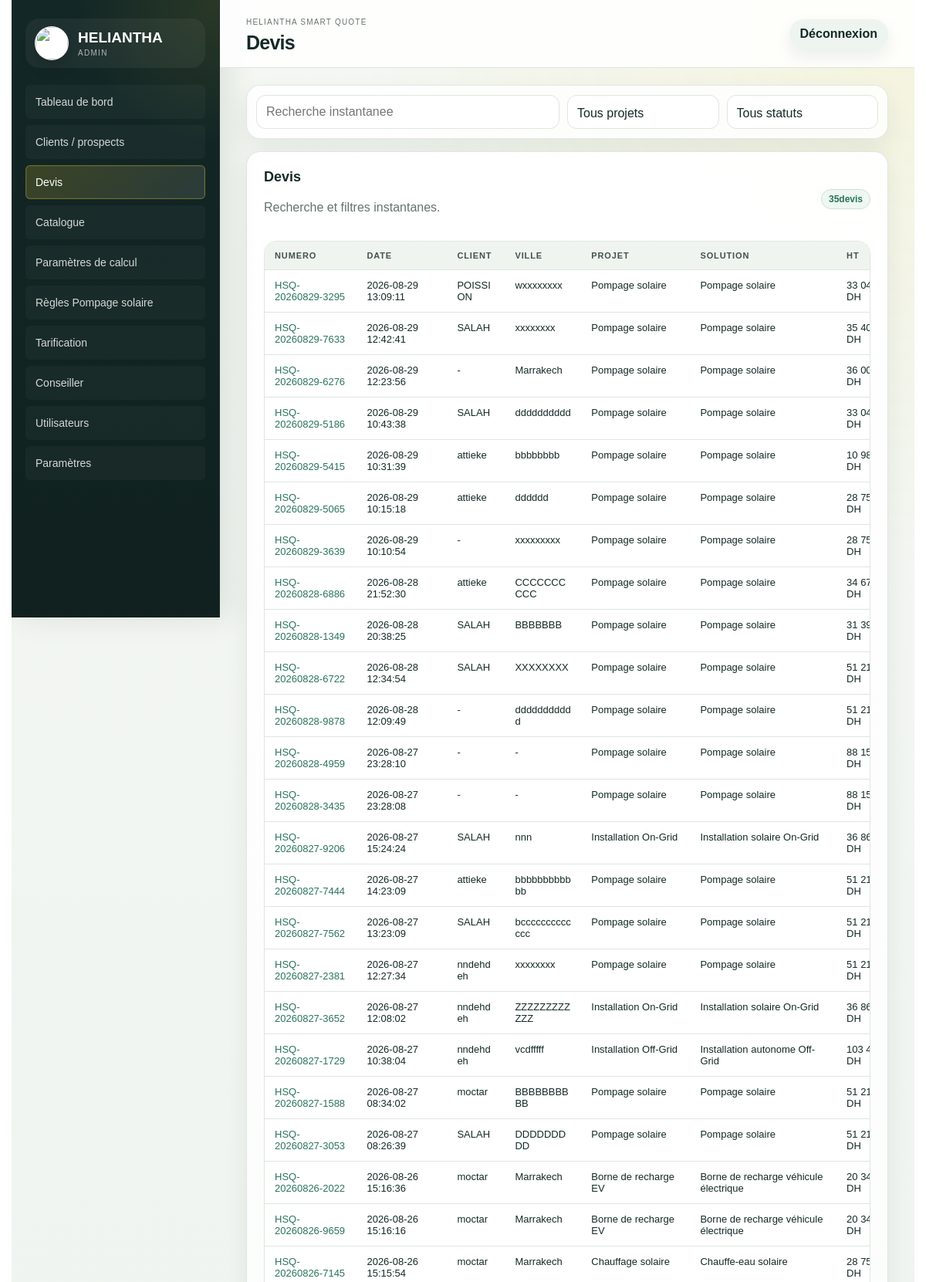
/admin/devis (signed in, upper part), run on the app's committed database.
### tables this page shows
CREATE TABLE quote_requests (
    id INTEGER PRIMARY KEY AUTOINCREMENT,
    quote_number TEXT NOT NULL UNIQUE,
    project TEXT NOT NULL,
    customer_name TEXT,
    phone TEXT,
    email TEXT,
    location TEXT,
    request_json TEXT NOT NULL,
    result_json TEXT NOT NULL,
    status TEXT NOT NULL DEFAULT 'Nouveau',
    created_at TEXT NOT NULL DEFAULT CURRENT_TIMESTAMP
, company TEXT, city TEXT, solution_name TEXT, amount_ht REAL, amount_ttc REAL, confidence INTEGER, reliability_json TEXT, calculation_detail_json TEXT, financial_breakdown_json TEXT, selected_equipment_json TEXT, calculator_versions_json TEXT, technical_parameters_json TEXT, quote_snapshot_json TEXT, technical_reference_json TEXT, updated_at TEXT, bom_json TEXT, technical_configuration_json TEXT, compatibility_json TEXT, product_selections_json TEXT, selected_offer_level TEXT);

### app/routes.py (the view)
@bp.get("/admin/devis")
def admin_quotes():
    quotes = list_quotes()
    return render_template(
        "admin/quotes.html",
        quotes=quotes,
        project_labels=PROJECT_LABELS,
        public_projects=PUBLIC_PROJECTS,
        statuses=QUOTE_STATUSES,
        filters=request.args,
    )

### app/db.py (called while the page is built)
def get_db():
    if "db" not in g:
        g.db = sqlite3.connect(current_app.config["DATABASE"])
        g.db.row_factory = sqlite3.Row
    return g.db

def ensure_schema(db=None):
    db = db or get_db()
    db.executescript(SCHEMA)
    _migrate_quote_requests(db)
    _migrate_products(db)
    _migrate_calculation_parameters(db)
    _migrate_pumping_solar_rules(db)
    _migrate_public_tracking(db)
    _migrate_users(db)
    _migrate_advisor(db)
    _seed_defaults(db)
    db.commit()

def _migrate_quote_requests(db):
    existing = {row["name"] for row in db.execute("PRAGMA table_info(quote_requests)").fetchall()}
    for column, column_type in QUOTE_COLUMNS.items():
        if column not in existing:
            db.execute(f"ALTER TABLE quote_requests ADD COLUMN {column} {column_type}")

def _migrate_products(db):
    existing = {row["name"] for row in db.execute("PRAGMA table_info(products)").fetchall()}
    for column, column_type in PRODUCT_COLUMNS.items():
        if column not in existing:
            db.execute(f"ALTER TABLE products ADD COLUMN {column} {column_type}")
    db.execute(
        """CREATE INDEX IF NOT EXISTS idx_products_catalog_lookup
        ON products(active, category, brand, stock, priority)"""
    )

def _migrate_calculation_parameters(db):
    existing = {row["name"] for row in db.execute("PRAGMA table_info(calculation_parameters)").fetchall()}
    for column, column_type in CALCULATION_PARAMETER_COLUMNS.items():
        if column not in existing:
            db.execute(f"ALTER TABLE calculation_parameters ADD COLUMN {column} {column_type}")

def _migrate_pumping_solar_rules(db):
    existing = {row["name"] for row in db.execute("PRAGMA table_info(pumping_solar_rules)").fetchall()}
    for column, column_type in PUMPING_SOLAR_RULE_COLUMNS.items():
        if column not in existing:
            db.execute(f"ALTER TABLE pumping_solar_rules ADD COLUMN {column} {column_type}")
    db.execute(
        """CREATE INDEX IF NOT EXISTS idx_pumping_solar_rules_lookup
        ON pumping_solar_rules(active, rule_type, pump_cv, panel_power_w, drive_power_kw, phase, sort_order)"""
    )

def _migrate_public_tracking(db):
    db.execute(
        """CREATE INDEX IF NOT EXISTS idx_visit_requests_quote
        ON visit_requests(quote_id, created_at DESC)"""
    )
    db.execute(
        """CREATE INDEX IF NOT EXISTS idx_quote_client_events_quote
        ON quote_client_events(quote_id, created_at DESC)"""
    )

### templates/admin/quotes.html (shortened to what this page needs)
{% extends "admin/base.html" %}
{% block page_title %}Devis{% endblock %}
{% block content %}
<form class="filters quote-filters quote-filter-panel" method="get" data-live-quote-filters>
  <input name="q" value="{{ filters.get('q', '') }}" placeholder="Recherche instantanee">
  <select name="project" aria-label="Projet">
    <option value="">Tous projets</option>
  </select>
  <select name="status" aria-label="Statut">
    <option value="">Tous statuts</option>
  </select>
</form>
<section class="panel quotes-panel">
  <div class="panel-head">
    <div>
      <h2>Devis</h2>
      <p class="muted">Recherche et filtres instantanes.</p>
    </div>
    <span class="status"><span data-live-quote-count>{{ quotes|length }}</span> devis</span>
  </div>
  <div class="table-wrap quotes-table-wrap">
    <table>
      <thead>
        <tr>
          <th>Numero</th>
          <th>Date</th>
          <th>Client</th>
          <th>Ville</th>
          <th>Projet</th>
          <th>Solution</th>
          <th>HT</th>
        </tr>
      </thead>
      <tbody>
        {% for q in quotes %}
        <tr
          data-quote-row
          data-project="{{ q.project or '' }}"
          data-status="{{ q.status or '' }}"
          data-search="{{ [q.quote_number, q.customer_name, q.phone, q.email, q.location, q.city, project_labels.get(q.project, q.project), q.solution_name, q.status]|select|join(' ')|lower }}"
        >
          <td><a href="{{ url_for('main.admin_quote_detail', quote_id=q.id) }}">{{ q.quote_number }}</a></td>
          <td>{{ q.created_at }}</td>
          <td>{{ q.customer_name or "-" }}</td>
          <td>{{ q.location or q.city or "-" }}</td>
          <td>{{ project_labels.get(q.project, q.project) }}</td>
          <td>{{ q.solution_name or "-" }}</td>
          <td>{{ "{:,.0f}".format(q.amount_ht or 0).replace(",", " ") }} DH</td>
        </tr>
        {% else %}
        <tr data-quote-empty><td colspan="8">Aucun devis trouve.</td></tr>
        {% endfor %}
      </tbody>
    </table>
  </div>
</section>
{% endblock %}

### static/css/admin.css (style rules this page uses)
:root { --ink:#142a27;--muted:#66736f;--line:#dfe6e1;--paper:#f6f7f1;--white:#fff;--yellow:#f4d229;--green:#164b3d;--green2:#2b745c;--blue:#e3f0f5;--danger:#b42318;--warn:#9a6700;--shadow:0 18px 50px rgba(17,45,38,.12) }
html { scroll-behavior:smooth;overscroll-behavior-y:none;scrollbar-gutter:stable both-edges }
* { box-sizing:border-box }
body { margin:0;color:var(--ink);font-family:Arial,Helvetica,sans-serif;background:var(--paper);overflow-x:clip;min-width:320px }
a { color:var(--green2);text-decoration:none }
input,select,textarea,button { font:inherit;max-width:100%;min-width:0;touch-action:manipulation }
input,select,textarea { -webkit-appearance:none;appearance:none }
input:not([type="checkbox"]):not([type="radio"]),select,textarea { line-height:1.45 }
main,section,article,aside,header,footer,nav,form { min-width:0 }
.admin-app { display:grid;grid-template-columns:270px 1fr;min-height:100vh }
.stat-grid article,.panel { background:white;border:1px solid var(--line);border-radius:8px;box-shadow:0 4px 14px rgba(17,45,38,.04) }
.panel { padding:20px;margin-bottom:18px }
.panel h2 { font-size:18px;margin:0 0 16px }
.panel-head { display:flex;align-items:center;justify-content:space-between;gap:15px }
.table-wrap { overflow:auto;border:1px solid var(--line);border-radius:7px;-webkit-overflow-scrolling:touch;overscroll-behavior:contain }
table { width:100%;border-collapse:collapse;min-width:820px;background:white }
th,td { padding:12px 13px;border-bottom:1px solid var(--line);text-align:left;vertical-align:top;font-size:13px;overflow-wrap:anywhere;word-break:break-word }
th { background:#f0f4ef;color:#42524d;font-size:11px;text-transform:uppercase;letter-spacing:.08em }
.filters { display:grid;grid-template-columns:2fr 1fr 1fr auto auto;gap:10px;margin-bottom:16px }
.filters input,.filters select,.form-grid input,.form-grid textarea,.detail-actions select,.table-input { border:1px solid var(--line);border-radius:6px;background:white;color:var(--ink);padding:11px 12px;max-width:100%;min-width:0 }
.status,.badge { display:inline-flex;align-items:center;border-radius:999px;background:#edf5ef;color:var(--green);padding:5px 9px;font-size:12px;font-weight:700 }
.muted { color:var(--muted);line-height:1.6;overflow-wrap:anywhere }
body { background: radial-gradient(circle at top right, rgba(244,210,41,.10), transparent 28%), linear-gradient(180deg, #f4f7f2 0%, #eef3ef 100%); }
.stat-grid article, .panel, .parameter-card, .config-section-card, .selection-card, .compatibility-card, .offer-grid article, .login-card, .pdf-sheet { border-radius: 18px; box-shadow: 0 10px 28px rgba(17,45,38,.07); }
.panel { padding: 22px; background: linear-gradient(180deg, rgba(255,255,255,.98) 0%, rgba(250,252,250,.96) 100%); }
.panel-head { margin-bottom: 14px; }
.table-wrap { border-radius: 16px; box-shadow: inset 0 0 0 1px rgba(223,230,225,.65); }
table { min-width: 900px; }
th { position: sticky; top: 0; z-index: 1; }
.badge, .status { background: #eef7f1; color: var(--green2); border: 1px solid #cfe2d4; }
.quote-filter-panel { grid-template-columns:2fr 1fr 1fr; align-items:center; background:rgba(255,255,255,.82); border:1px solid rgba(223,230,225,.9); border-radius:18px; padding:12px; box-shadow:0 14px 32px rgba(17,45,38,.07); }
.quote-filter-panel input, .quote-filter-panel select { height:44px; border-radius:12px; }
.quotes-panel { border-radius:18px; }
.quotes-panel .panel-head h2 { margin-bottom:4px; }

### data on the page
quote_requests: quote_number "HSQ-20260829-3295", created_at "2026-08-29 13:09:11", customer_name "POISSION", location "wxxxxxxxx", get "Pompage solaire", solution_name "Pompage solaire", amount_ht "33…"
quote_requests: quote_number "HSQ-20260829-7633", created_at "2026-08-29 12:42:41", customer_name "SALAH", location "xxxxxxxx", get "Pompage solaire", solution_name "Pompage solaire", amount_ht "35…"
quote_requests: quote_number "HSQ-20260829-6276", created_at "2026-08-29 12:23:56", customer_name "-", location+city "Marrakech", get "Pompage solaire", solution_name "Pompage solaire", amount_ht "36…"
quote_requests: quote_number "HSQ-20260829-5186", created_at "2026-08-29 10:43:38", customer_name "SALAH", location "dddddddddd", get "Pompage solaire", solution_name "Pompage solaire", amount_ht "33…"
quote_requests: quote_number "HSQ-20260829-5415", created_at "2026-08-29 10:31:39", customer_name "attieke", location "bbbbbbbb", get "Pompage solaire", solution_name "Pompage solaire", amount_ht "10…"
quote_requests: quote_number "HSQ-20260829-5065", created_at "2026-08-29 10:15:18", customer_name "attieke", location "dddddd", get "Pompage solaire", solution_name "Pompage solaire", amount_ht "28…"
quote_requests: quote_number "HSQ-20260829-3639", created_at "2026-08-29 10:10:54", customer_name "-", location "xxxxxxxxx", get "Pompage solaire", solution_name "Pompage solaire", amount_ht "28…"
quote_requests: quote_number "HSQ-20260828-6886", created_at "2026-08-28 21:52:30", customer_name "attieke", location "CCCCCCCCCC", get "Pompage solaire", solution_name "Pompage solaire", amount_ht "34…"
quote_requests: quote_number "HSQ-20260828-1349", created_at "2026-08-28 20:38:25", customer_name "SALAH", location "BBBBBBB", get "Pompage solaire", solution_name "Pompage solaire", amount_ht "31…"
quote_requests: quote_number "HSQ-20260828-6722", created_at "2026-08-28 12:34:54", customer_name "SALAH", location "XXXXXXXX", get "Pompage solaire", solution_name "Pompage solaire", amount_ht "51…"
quote_requests: quote_number "HSQ-20260828-9878", created_at "2026-08-28 12:09:49", customer_name "-", location "ddddddddddd", get "Pompage solaire", solution_name "Pompage solaire", amount_ht "51…"
quote_requests: quote_number "HSQ-20260828-4959", created_at "2026-08-27 23:28:10", customer_name "-", location+city "-", get "Pompage solaire", solution_name "Pompage solaire", amount_ht "88…"
quote_requests: quote_number "HSQ-20260828-3435", created_at "2026-08-27 23:28:08", customer_name "-", location+city "-", get "Pompage solaire", solution_name "Pompage solaire", amount_ht "88…"
quote_requests: quote_number "HSQ-20260827-9206", created_at "2026-08-27 15:24:24", customer_name "SALAH", location "nnn", get "Installation On-Grid", solution_name "Installation solaire On-Grid", amount_ht "36…"
quote_requests: quote_number "HSQ-20260827-7444", created_at "2026-08-27 14:23:09", customer_name "attieke", location "bbbbbbbbbbbb", get "Pompage solaire", solution_name "Pompage solaire", amount_ht "51…"
quote_requests: quote_number "HSQ-20260827-7562", created_at "2026-08-27 13:23:09", customer_name "SALAH", location "bccccccccccccc", get "Pompage solaire", solution_name "Pompage solaire", amount_ht "51…"
quote_requests: quote_number "HSQ-20260827-2381", created_at "2026-08-27 12:27:34", customer_name "nndehdeh", location "xxxxxxxx", get "Pompage solaire", solution_name "Pompage solaire", amount_ht "51…"
quote_requests: quote_number "HSQ-20260827-3652", created_at "2026-08-27 12:08:02", customer_name "nndehdeh", location "ZZZZZZZZZZZZ", get "Installation On-Grid", solution_name "Installation solaire On-Grid", amount_ht "36…"
quote_requests: quote_number "HSQ-20260827-1729", created_at "2026-08-27 10:38:04", customer_name "nndehdeh", location "vcdfffff", get "Installation Off-Grid", solution_name "Installation autonome Off-Grid", amount_ht "103…"
quote_requests: quote_number "HSQ-20260827-1588", created_at "2026-08-27 08:34:02", customer_name "moctar", location "BBBBBBBBBB", get "Pompage solaire", solution_name "Pompage solaire", amount_ht "51…"
quote_requests: quote_number "HSQ-20260827-3053", created_at "2026-08-27 08:26:39", customer_name "SALAH", location "DDDDDDDDD", get "Pompage solaire", solution_name "Pompage solaire", amount_ht "51…"
quote_requests: quote_number "HSQ-20260826-2022", created_at "2026-08-26 15:16:36", customer_name "moctar", location "Marrakech", get "Borne de recharge EV", solution_name "Borne de recharge véhicule électrique", amount_ht "20…"
quote_requests: quote_number "HSQ-20260826-9659", created_at "2026-08-26 15:16:16", customer_name "moctar", location "Marrakech", get "Borne de recharge EV", solution_name "Borne de recharge véhicule électrique", amount_ht "20…"
quote_requests: quote_number "HSQ-20260826-7145", created_at "2026-08-26 15:15:54", customer_name "moctar", location "Marrakech", get "Chauffage solaire", solution_name "Chauffe-eau solaire", amount_ht "28…"

### other printed values
{{ quotes|length }} "35"
